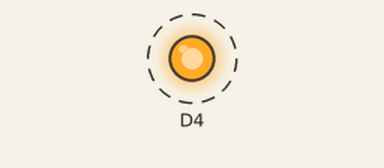
A sketch run on a simulated ESP8266 (NodeMCU). Parts: output pins drawn as LEDs (lit = HIGH). Dashed ring = blinking.

Above: at 0.05 s.
Timing chart, 0 to 3.0 s (numbered marks = the images above):
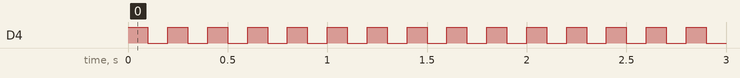

Measured:
- by itself, D4: alternates HIGH for 0.10 s and LOW for 0.10 s

The sketch:

blink.ino
```cpp
void setup() {
  // put your setup code here, to run once:
  pinMode(D4, OUTPUT);

}

void loop() {
  // put your main code here, to run repeatedly:
  digitalWrite(D4, HIGH);
  delay(100);
  digitalWrite(D4, LOW);
  delay(100);
}
```
